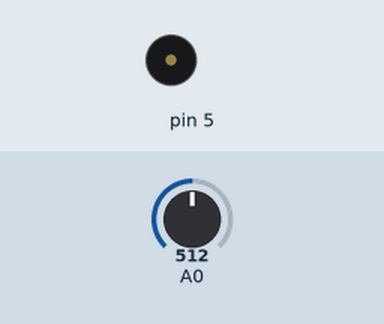
This sketch was run on a simulated Arduino Uno, built with avr-gcc and run on an emulated ATmega328P. Parts: buzzer (waves = sounding). The inputs (shaded band) are chosen by the test bench; at power-on: A0 = 512.

Above: at 1.3 s.
1.4 s: A0 set to 900
At 1.81 s:
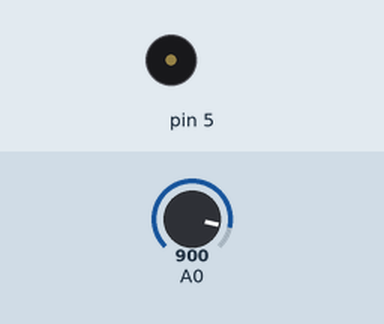
4.5 s: A0 set to 511
At 4.9 s:
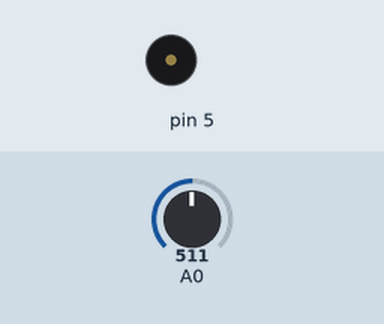
Timing chart, 0 to 13.6 s (numbered marks = the images above; inputs shaded):
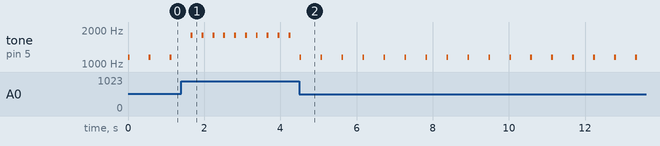

The sketch:

practice_ems_potentiometer1.ino
```cpp
// 가변 저항값(가속페달 입력) 변화에 따른 엔진음 변화
// Easy module Shield의 가변저항을 차량의 가속페달이라고 가정한다. 가변저항의 위치에 따라 부저의 소리가 변하도록 프로그램을 작성
// 1. 가변저항(A0)의 값을 읽는다.
// 2. 가변저항 값이 작을수록 낮은 음이 천천히 반복된다.
// 3. 가변저항 값이 클수록 높은 음이 빠르게 반복된다.
// 4. 부저는 D5를 사용한다.

void setup() {
  // put your setup code here, to run once:
  pinMode(A0, INPUT);
  pinMode(5, OUTPUT); // 부저 핀을 출력 모드로 설정
  Serial.begin(9600);
}

void loop() {
  // put your main code here, to run repeatedly:
  int value = analogRead(A0);

  int frequency = map(value, 0, 1023, 300, 2000);
  int interval = map(value, 0, 1023, 800, 100); // 간격

  tone(5, frequency, 50); // 5번 pin, 낼 소리의 높낮이(주파수, Hz), 소리를 켜두는 시간
  delay(100);
  noTone(5);
  delay(interval);
}
```

Measured:
- after the input at 1.4 s, tone on pin 5: alternates 1795 Hz for 0.05 s and silent for 0.24 s, starting after 0.25 s
- after the input at 4.5 s, tone on pin 5: alternates 1149 Hz for 0.05 s and silent for 0.50 s, starting at once
- by itself, tone on pin 5: alternates 1150 Hz for 0.05 s and silent for 0.50 s
